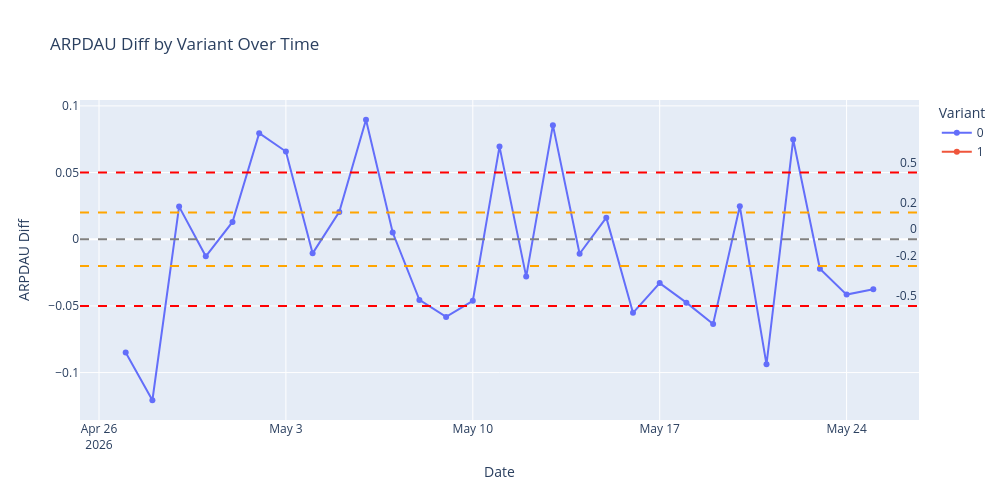

This figure's notebook cell:
### Code cell
# Plot daily ARPDAU difference vs. control with threshold reference lines
fig = px.line(datametrics, x='dt', y='arpdau_diff', color='variant',
              title='ARPDAU Diff by Variant Over Time',
              labels={'dt': 'Date', 'arpdau_diff': 'ARPDAU Diff', 'variant': 'Variant'},
              markers=True)
            # Add a zero line as reference
fig.add_hline(y=0, line_dash="dash", line_color="gray", annotation_text="0")
fig.add_hline(y=0.02, line_dash="dash", line_color="orange", annotation_text="0.2")
fig.add_hline(y=-0.02, line_dash="dash", line_color="orange", annotation_text="-0.2")
fig.add_hline(y=0.05, line_dash="dash", line_color="red", annotation_text="0.5")
fig.add_hline(y=-0.05, line_dash="dash", line_color="red", annotation_text="-0.5")

            # Update layout for better readability
fig.update_layout(height=500, width=1000)

fig.show()

### Figure 1 — Plotly figure (JSON) as saved in the notebook; plotly's stock layout.template omitted (floating-point values rounded to 4 significant figures)
{"data": [{"hovertemplate": "Variant=0<br>Date=%{x}<br>ARPDAU Diff=%{y}<extra></extra>", "legendgroup": "0", "line": {"color": "#636efa", "dash": "solid"}, "marker": {"symbol": "circle"}, "mode": "lines+markers", "name": "0", "orientation": "v", "showlegend": true, "type": "scatter", "x": ["2026-04-27", "2026-04-28", "2026-04-29", "2026-04-30", "2026-05-01", "2026-05-02", "2026-05-03", "2026-05-04", "2026-05-05", "2026-05-06", "2026-05-07", "2026-05-08", "2026-05-09", "2026-05-10", "2026-05-11", "2026-05-12", "2026-05-13", "2026-05-14", "2026-05-15", "2026-05-16", "2026-05-17", "2026-05-18", "2026-05-19", "2026-05-20", "2026-05-21", "2026-05-22", "2026-05-23", "2026-05-24", "2026-05-25"], "xaxis": "x", "y": [-0.08493, -0.1207, 0.02447, -0.01279, 0.01297, 0.07957, 0.06577, -0.0106, 0.02051, 0.08961, 0.005053, -0.04551, -0.05827, -0.04619, 0.06948, -0.02801, 0.08558, -0.0109, 0.0162, -0.05517, -0.03289, -0.04754, -0.06357, 0.02475, -0.09383, 0.07481, -0.0221, -0.04151, -0.03747], "yaxis": "y"}, {"hovertemplate": "Variant=1<br>Date=%{x}<br>ARPDAU Diff=%{y}<extra></extra>", "legendgroup": "1", "line": {"color": "#EF553B", "dash": "solid"}, "marker": {"symbol": "circle"}, "mode": "lines+markers", "name": "1", "orientation": "v", "showlegend": true, "type": "scatter", "x": ["2026-04-27", "2026-04-28", "2026-04-29", "2026-04-30", "2026-05-01", "2026-05-02", "2026-05-03", "2026-05-04", "2026-05-05", "2026-05-06", "2026-05-07", "2026-05-08", "2026-05-09", "2026-05-10", "2026-05-11", "2026-05-12", "2026-05-13", "2026-05-14", "2026-05-15", "2026-05-16", "2026-05-17", "2026-05-18", "2026-05-19", "2026-05-20", "2026-05-21", "2026-05-22", "2026-05-23", "2026-05-24", "2026-05-25"], "xaxis": "x", "y": [NaN, NaN, NaN, NaN, NaN, NaN, NaN, NaN, NaN, NaN, NaN, NaN, NaN, NaN, NaN, NaN, NaN, NaN, NaN, NaN, NaN, NaN, NaN, NaN, NaN, NaN, NaN, NaN, NaN], "yaxis": "y"}], "layout": {"annotations": [{"showarrow": false, "text": "0", "x": 1, "xanchor": "right", "xref": "x domain", "y": 0, "yanchor": "bottom", "yref": "y"}, {"showarrow": false, "text": "0.2", "x": 1, "xanchor": "right", "xref": "x domain", "y": 0.02, "yanchor": "bottom", "yref": "y"}, {"showarrow": false, "text": "-0.2", "x": 1, "xanchor": "right", "xref": "x domain", "y": -0.02, "yanchor": "bottom", "yref": "y"}, {"showarrow": false, "text": "0.5", "x": 1, "xanchor": "right", "xref": "x domain", "y": 0.05, "yanchor": "bottom", "yref": "y"}, {"showarrow": false, "text": "-0.5", "x": 1, "xanchor": "right", "xref": "x domain", "y": -0.05, "yanchor": "bottom", "yref": "y"}], "height": 500, "legend": {"title": {"text": "Variant"}, "tracegroupgap": 0}, "shapes": [{"line": {"color": "gray", "dash": "dash"}, "type": "line", "x0": 0, "x1": 1, "xref": "x domain", "y0": 0, "y1": 0, "yref": "y"}, {"line": {"color": "orange", "dash": "dash"}, "type": "line", "x0": 0, "x1": 1, "xref": "x domain", "y0": 0.02, "y1": 0.02, "yref": "y"}, {"line": {"color": "orange", "dash": "dash"}, "type": "line", "x0": 0, "x1": 1, "xref": "x domain", "y0": -0.02, "y1": -0.02, "yref": "y"}, {"line": {"color": "red", "dash": "dash"}, "type": "line", "x0": 0, "x1": 1, "xref": "x domain", "y0": 0.05, "y1": 0.05, "yref": "y"}, {"line": {"color": "red", "dash": "dash"}, "type": "line", "x0": 0, "x1": 1, "xref": "x domain", "y0": -0.05, "y1": -0.05, "yref": "y"}], "title": {"text": "ARPDAU Diff by Variant Over Time"}, "width": 1000, "xaxis": {"anchor": "y", "domain": [0, 1], "title": {"text": "Date"}}, "yaxis": {"anchor": "x", "domain": [0, 1], "title": {"text": "ARPDAU Diff"}}}}
